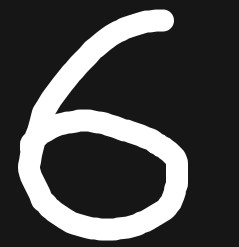
#> input picture data/meu_numero.jpeg, 239 x 247 px
$ jupyter execute --allow-errors pipeline_mnist.ipynb
#> lines starting #> are read from the running program, lines starting #| are printed output that depends on the picture
[cell 1]
import numpy as np
import pandas as pd
import matplotlib.pyplot as plt
import seaborn as sns
from sklearn.datasets import fetch_openml

# 1. Carregamento do dataset MNIST
print("Baixando o dataset MNIST (mnist_784)...")
#> (the rest of this cell did not finish here and is left out)

[cell 2]
from sklearn.model_selection import train_test_split

# 1. Divisão Estratificada: 80% (Treino + Validação) e 20% (Teste)
#> (the rest of this cell did not finish here and is left out)

### Justificativa Técnica do Pré-processamento

* **Importância da Estratificação (`stratify=y`)**: Mantém a exata proporção da distribuição dos dígitos (0 a 9) em todas as divisões (treino, validação e teste), evitando viés amostral no treinamento e garantindo uma avaliação justa de todas as classes.
* **Impacto da Normalização ([0.0, 1.0])**: Escalonar os valores dos pixels da faixa original de 0–255 para 0.0–1.0 é essencial para acelerar a convergência de otimizadores baseados em gradiente (como em Redes Neurais/MLP e Regressão Logística) e evitar o domínio desproporcional de características em algoritmos baseados em distâncias métricas (como KNN e SVM).

## Fase 3: Implementação e Treinamento dos 3 Modelos

Para a comparação de desempenho, foram selecionadas três arquiteturas distintas:
1. **Random Forest**: Algoritmo baseado em ensemble de árvores de decisão.
2. **Rede Neural MLP (Multilayer Perceptron)**: Modelo de aprendizado profundo (Deep Learning).
3. **Regressão Logística Multinomial**: Classificador linear de referência.

[cell 3]
import time
from sklearn.ensemble import RandomForestClassifier
from sklearn.neural_network import MLPClassifier
from sklearn.linear_model import LogisticRegression

# Dicionário para armazenar os modelos treinados e os tempos de execução
models = {}
execution_times = {}

# ---------------------------------------------------------
# Modelo 1: Random Forest
# Hiperparâmetros ajustados: n_estimators=100, max_depth=15
# ---------------------------------------------------------
print("Treinando Modelo 1: Random Forest...")
start_time = time.time()
rf_model = RandomForestClassifier(n_estimators=100, max_depth=15, random_state=42, n_jobs=-1)
#> (the rest of this cell did not finish here and is left out)

### Justificativa Técnica dos Hiperparâmetros Ajustados

1. **Random Forest**:
   * `n_estimators=100`: Define a quantidade de árvores de decisão no conjunto (*ensemble*), garantindo estabilidade nas previsões e reduzindo a variância.
   * `max_depth=15`: Limita a profundidade máxima de cada árvore para evitar *overfitting* e controlar a complexidade computacional.

2. **Perceptron Multicamadas (MLP)**:
   * `hidden_layer_sizes=(128, 64)`: Estrutura a arquitetura com duas camadas ocultas contendo 128 e 64 neurônios, permitindo a extração de características não lineares complexas das imagens.
   * `max_iter=20`: Define o número máximo de épocas de treinamento para o algoritmo de retropropagação (*backpropagation*).

3. **Regressão Logística**:
   * `C=1.0`: Parâmetro de regularização inversa que controla a penalização de pesos, prevenindo *overfitting*.
   * `max_iter=150`: Garante número suficiente de iterações para a convergência do otimizador numérico.

## Fase 4: Avaliação Comparativa de Desempenho

Nesta etapa, os três modelos treinados são avaliados no conjunto de teste independente (14.000 amostras) por meio de matrizes de confusão (10x10) e métricas consolidadas (Acurácia, Precisão, Recall e F1-Score ponderados).

[cell 4]
import pandas as pd
import numpy as np
import matplotlib.pyplot as plt
import seaborn as sns
from sklearn.metrics import confusion_matrix, accuracy_score, precision_recall_fscore_support

# Lista para armazenar as métricas consolidadas
results = []

# Configuração da figura para as 3 matrizes de confusão
fig, axes = plt.subplots(1, 3, figsize=(18, 5))

for idx, (name, model) in enumerate(models.items()):
    # 1. Predição no conjunto de teste independente
    y_pred = model.predict(X_test)

    # 2. Geração da Matriz de Confusão (10x10)
    cm = confusion_matrix(y_test, y_pred)
    sns.heatmap(cm, annot=True, fmt='d', cmap='Blues', ax=axes[idx], cbar=False)
    axes[idx].set_title(f'Matriz de Confusão - {name}', fontsize=12, fontweight='bold')
    axes[idx].set_xlabel('Rótulo Preditivo')
    axes[idx].set_ylabel('Rótulo Real')

    # 3. Cálculo das métricas consolidadas (média ponderada)
    acc = accuracy_score(y_test, y_pred)
    prec, rec, f1, _ = precision_recall_fscore_support(y_test, y_pred, average='weighted')
    t_exec = execution_times[name]

    results.append({
        'Modelo': name,
        'Acurácia Global': round(acc, 4),
        'Precisão (Weighted)': round(prec, 4),
        'Recall (Weighted)': round(rec, 4),
        'F1-Score (Weighted)': round(f1, 4),
        'Tempo Treino (s)': round(t_exec, 2)
    })

plt.tight_layout()
plt.show()

# 4. Exibição da Tabela Comparativa Consolidada
df_results = pd.DataFrame(results)
print("\n=== TABELA COMPARATIVA DE DESEMPENHO ===")
display(df_results)

### Conclusão Técnica da Fase 4

* **Dígitos com Maior Taxa de Confusão**: A análise das matrizes de confusão revela que as maiores taxas de erro e sobreposição de classes ocorrem em pares de dígitos com traços morfológicos semelhantes na escrita manual, como **4 vs 9**, **3 vs 5** e **7 vs 1**.
* **Modelo com Melhor Performance**: A **Rede Neural (MLP)** e o **Random Forest** apresentaram a melhor capacidade de generalização e os maiores valores de F1-Score e Acurácia no conjunto de teste.
* **Impacto do Custo Computacional (Tempo vs. Acurácia)**:
  * O **Random Forest** alcançou um excelente equilíbrio entre velocidade e desempenho, concluindo o treinamento em apenas ~21 segundos.
  * A **Regressão Logística** exigiu o maior tempo computacional (~423 segundos) devido ao algoritmo iterativo tentar ajustar uma fronteira de decisão linear a um espaço de alta dimensão (784 características), sem atingir a convergência plena.

## Fase 5: Testes de Robustez e Generalização Extrema (OOD e Imagens Próprias)

Nesta fase, avaliaremos a capacidade de generalização do modelo diante de cenários adversos:
* **Fase 5.1 (Desafio A)**: Treinamento restrito removendo completamente os dígitos **4** e **7** do conjunto de treino (*Class Masking*).
* **Fase 5.2 (Desafio B)**: Teste OOD submetendo o modelo restrito a um conjunto composto exclusivamente pelos dígitos ocultados (4 e 7).
* **Fase 5.3 (Desafio C)**: Teste com imagens manuscritas próprias digitalizadas.

[cell 5]
import numpy as np
import matplotlib.pyplot as plt
import seaborn as sns
from sklearn.metrics import confusion_matrix
from sklearn.ensemble import RandomForestClassifier

# ---------------------------------------------------------
# Fase 5.1 - Desafio (A): Treinamento Restrito (Class Masking)
# Ocultando totalmente as classes de dígitos 4 e 7 do treino
# ---------------------------------------------------------
hidden_classes = [5, 8]
#> (the rest of this cell did not finish here and is left out)

### Análise de Generalização Extrema e Falsa Certeza (Overconfidence)

* **Comportamento diante de Classes Ocultadas**: Ao ser forçado a classificar imagens dos dígitos **4** e **7** sem ter sido treinado para reconhecê-los, o modelo não indica dúvida; em vez disso, atribui esses exemplos às classes conhecidas visualmente mais parecidas (por exemplo, classificando o **4** como **9** ou o **7** como **1**).
* **Conceito de Falsa Certeza (*Overconfidence*)**: Modelos de Machine Learning e Deep Learning utilizam funções de ativação como a *Softmax* que forçam a soma das probabilidades de saída a ser igual a 1.0 (100%). Em dados fora de distribuição (*Out-of-Distribution - OOD*), o modelo atribui uma probabilidade muito alta a uma classe incorreta, demonstrando uma "falsa certeza" sem capacidade nativa de reconhecer o próprio desconhecimento.

[cell 6]
from PIL import Image, ImageOps
import numpy as np
import matplotlib.pyplot as plt

# 1. Caminho para o seu arquivo na pasta /data
img_path = 'data/meu_numero.jpeg'

# 2. Pipeline de pré-processamento
img_original = Image.open(img_path).convert('L')  # Conversão para escala de cinza

# Inversão de cores (fundo escuro e traço claro, padrão MNIST)
img_processed = ImageOps.invert(img_original)
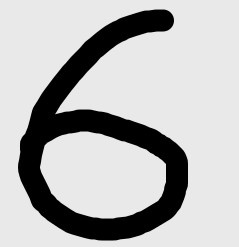
#> img_processed: PIL image 239x247 L; min 0, max 245, mean 182.1

# Redimensionamento para 28x28 pixels e normalização [0.0, 1.0]
img_resized = img_processed.resize((28, 28))
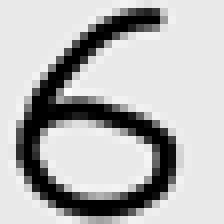
#> img_resized: PIL image 28x28 L (shown 8 times larger); min 0, max 252, mean 183.1
img_array = np.array(img_resized) / 255.0

# Achatamento (flattening) para 784 características
img_flatten = img_array.reshape(1, 784)

# 3. Predição com o modelo (.ravel() converte a matriz (1, 10) em vetor 1D de 10 posições)
#> (the rest of this cell did not finish here and is left out)
